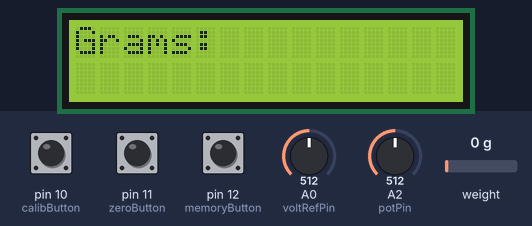
Recording of a program running on a simulated Arduino Pro Mini, built with avr-gcc and run on an emulated ATmega328P. Shown: 16×2 character LCD. The test bench sets the inputs (shaded band); at power-on: pin 10 (calibButton) HIGH, pin 11 (zeroButton) HIGH, pin 12 (memoryButton) HIGH, weight on the scale 0 g, A0 (voltRefPin) = 512, A2 (potPin) = 512.

Above: at 2.6 s.
2.7 s: pin 10 (calibButton) pulled LOW for 3.2 s
At 4.9 s:
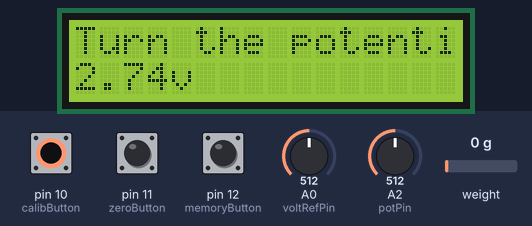
9.2 s: pin 11 (zeroButton) pulled LOW for 0.95 s
At 10.5 s:
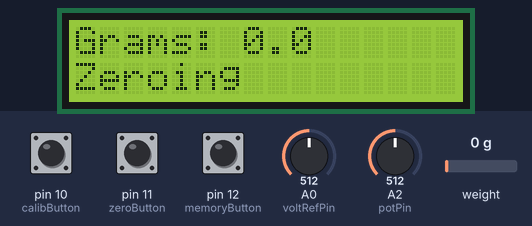
12.3 s: pin 12 (memoryButton) pulled LOW for 0.95 s
At 14.5 s:
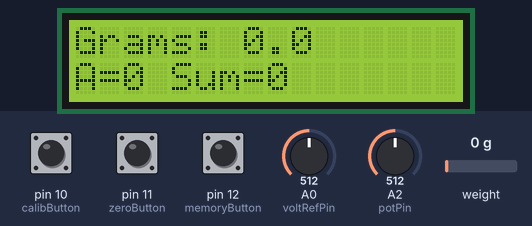
16.3 s: pin 10 (calibButton) pulled LOW for 0.95 s
At 20.1 s:
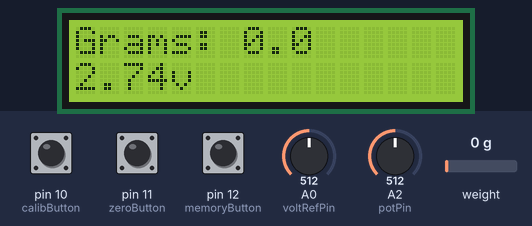
20.4 s: weight on the scale set to 100 g
At 21.1 s:
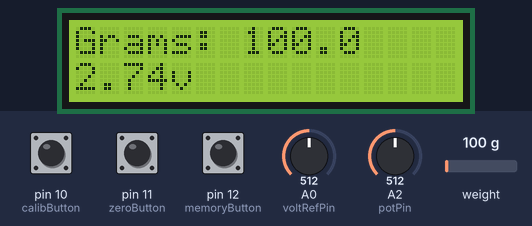
21.9 s: pin 12 (memoryButton) pulled LOW for 0.95 s
At 25.9 s:
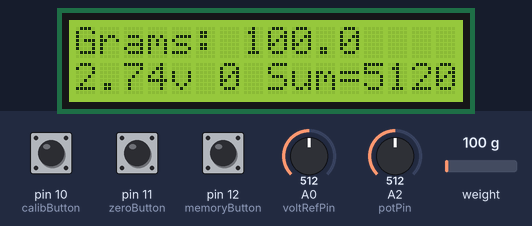
Timing chart, 0 to 27.0 s (numbered marks = the images above; inputs shaded):
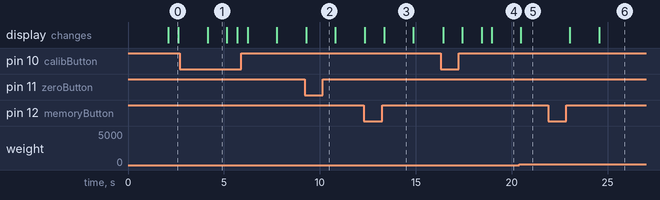

The program:

main.cpp
```cpp
/*
Weight scale by Konstantinos Anastasakis //https://github.com/kon-anast/kan-weight_scale
My blog https://kostislab.blogspot.gr/

See README.md for wiring, building, and calibration instructions.

*/

#include <Arduino.h>
#include <Wire.h>
#include <LiquidCrystal_I2C.h>  //https://bitbucket.org/fmalpartida/new-liquidcrystal/src
#include "HX711.h"  //https://github.com/bogde/HX711
#include "LowPower.h" //http://www.rocketscream.com/blog/2011/07/04/lightweight-low-power-arduino-library/
// #include <Sodaq_DS3231.h>  //RTC Library https://github.com/SodaqMoja/Sodaq_DS3231

// Set the pins on the I2C chip used for LCD connections:
//                    addr, en,rw,rs,d4,d5,d6,d7,bl,blpol
LiquidCrystal_I2C lcd(0x27, 2, 1, 0, 4, 5, 6, 7, 3, POSITIVE);  // For i2c adapter v1
// LiquidCrystal_I2C lcd(0x20, 4, 5, 6, 0, 1, 2, 3, 7, NEGATIVE);  // For i2c adapter v2

const uint8_t dataPin = 7;
const uint8_t clockPin = 6;
HX711 scale(dataPin, clockPin);

const uint8_t potPin = A2;

float calibration_factor = 0;

// HX711 readings are 24-bit values, so they do not fit in an AVR int.
long new_weight = 0;
long old_weight = 0;
long delta = 0;

const uint8_t calibButton = 10;
const uint8_t zeroButton = 11;
const uint8_t memoryButton = 12;

// Voltage Reference pin
const uint8_t voltRefPin = A0;
const float voltMult = 2.35; // Measured ADC reference voltage.
// Voltage divider resistors
const float resistor1 = 10000.0; // R1 resistor connected to GND and A0.
const float resistor2 = 7500.0; // R2 connected to Vcc and A0.

// Sleep
  // const int interval = 32000; // Interval is how long we wait until it goes to sleep
  // unsigned long previousMillis=0; // Tracks the time since last event fired
  // unsigned long currentMillis;

//----Functions----//

void clearLine(uint8_t row) {
  lcd.setCursor(0, row);
  lcd.print("                ");
}

void sleep_code() {
  scale.power_down(); // put the ADC in sleep mode
  lcd.noDisplay();
  lcd.noBacklight(); // turn off backlight

  while (digitalRead(calibButton) == HIGH && digitalRead(zeroButton) == HIGH &&
         digitalRead(memoryButton) == HIGH) {
    LowPower.powerDown(SLEEP_250MS, ADC_OFF, BOD_OFF);
  }

  scale.power_up();
  lcd.display();
  lcd.backlight();
}

void calibration_code() {
  lcd.setCursor(0, 0);
  lcd.print("Turn the potenti");
  lcd.print(" ");
  lcd.print(" ");
  delay(1000);

  while (digitalRead(calibButton) == LOW) {
    calibration_factor = max(1, analogRead(potPin));
    scale.set_scale(calibration_factor);
    lcd.setCursor(0, 0);
    lcd.print("Grams: ");
    lcd.print(scale.get_units(5), 1);
    lcd.print(" ");
    lcd.print(" ");
    lcd.print(" ");
    lcd.print(" ");
    lcd.print(" ");
    lcd.print(" ");
    lcd.setCursor(0, 1);
    lcd.print("CalFactor:");
    lcd.print(calibration_factor);
    lcd.print(" ");
    lcd.print(" ");
    lcd.print(" ");
  }

  clearLine(1);
}

void zero_code() {
  lcd.setCursor(0, 1);
  lcd.print("Zeroing");
  lcd.print(" ");
  lcd.print(" ");
  lcd.print(" ");
  lcd.print(" ");
  lcd.print(" ");
  lcd.print(" ");
  lcd.print(" ");
  lcd.print(" ");
  lcd.print(" ");
  scale.tare();
  delay(500);
  clearLine(1);
}

void memory_code() {
  long memoryvalue = scale.read_average();
  delay(10);
  lcd.setCursor(0, 1);
  lcd.print("A=");
  lcd.print(memoryvalue);
  lcd.print(" ");
  lcd.print("Sum=");
  lcd.print(memoryvalue);
  lcd.print(" ");
  lcd.print(" ");
}
// End function

void vref_code() {

  // Convert resistor values to division value.
  //  voltage divider equation: R2 / (R1 + R2)
  const float denominator = resistor2 / (resistor1 + resistor2);

  // Obtain RAW voltage data.
  float voltage = analogRead(voltRefPin);
  // Convert to actual voltage using the measured ADC reference.
  voltage = (voltage / 1024) * voltMult;
  //Convert to voltage before divider
  //  Divide by divider = multiply
  //  Divide by 1/5 = multiply by 5
  voltage = voltage / denominator;

  //Output to serial & LCD
  //  Serial.print("Volts: ");
  //  Serial.println(voltage);
  //  delay(500);  //Delay to make serial out readable

	lcd.setCursor(0, 1);
  lcd.print(voltage);
	lcd.print("v ");

} // void vref_code close

void setup() {
  // Serial.begin(9600);

  pinMode(0, INPUT_PULLUP);
  pinMode(1, INPUT_PULLUP);
  pinMode(2, INPUT_PULLUP);
  pinMode(3, INPUT_PULLUP);
  pinMode(4, INPUT_PULLUP);
  pinMode(5, INPUT_PULLUP);
  // pinMode(6, OUTPUT);
  // pinMode(7, INPUT_PULLUP);
  pinMode(8, INPUT_PULLUP);
  pinMode(9, INPUT_PULLUP);
  // pinMode(10, INPUT_PULLUP);
  // pinMode(11, INPUT_PULLUP);
  // pinMode(12, INPUT_PULLUP);
  // pinMode(13, INPUT_PULLUP); //this powers the led that is connected on pin13
  pinMode(14, INPUT_PULLUP); //A0 *Analog pins
  pinMode(15, INPUT_PULLUP); //A1
  // pinMode(16, INPUT_PULLUP); //A2
  pinMode(17, INPUT_PULLUP); //A3
  pinMode(18, INPUT_PULLUP); //A4
  pinMode(19, INPUT_PULLUP); //A5
  pinMode(20, INPUT_PULLUP); //A6
  pinMode(21, INPUT_PULLUP); //A7

  pinMode(calibButton, INPUT_PULLUP);
  pinMode(zeroButton, INPUT_PULLUP);
  pinMode(memoryButton, INPUT_PULLUP);
  // Keep in mind the pull-up means the pushbutton's logic is inverted. It goes
  // HIGH when it's open, and LOW when it's pressed.

  // set up for batt voltage measurement
  // REFS1 REFS0          --> 0 1, AVcc internal ref. -Selects AVcc external reference
  // MUX3 MUX2 MUX1 MUX0  --> 1110 1.1V (VBG)         -Selects channel 14, bandgap voltage, to measure
  // ADMUX = (0<<REFS1) | (1<<REFS0) | (0<<ADLAR) | (1<<MUX3) | (1<<MUX2) | (1<<MUX1) | (0<<MUX0);
  // delay(50);  // Let mux settle a little to get a more stable A/D conversion

	// vRef.begin();	// Start Voltage Reference

  // set up the LCD's number of columns and rows:
  lcd.begin(16, 2);
  lcd.display();
  lcd.backlight();
  // lcd.clear();  //Clear the lcd

  scale.power_up();
  delay(10);
  scale.set_scale();
  delay(10);
  scale.tare();  //Reset the scale to 0

// Serial print for debaging
//   Serial.println("HX711 calibration sketch");
//   Serial.println("Remove all weight from scale");
//   Serial.println("After readings begin, place known weight on scale");
//   Serial.println("Turn the potentiometer in inverse proportion of the measurements");
}

void loop() {
  new_weight = scale.read_average();
  delta = new_weight - old_weight;
  calibration_factor = max(1, analogRead(potPin)); // Avoid division by zero.
  scale.set_scale(calibration_factor); //Adjust to this calibration factor
  lcd.setCursor(0, 0);
  lcd.print("Grams: ");
  lcd.print(scale.get_units(5), 1);
  lcd.print(" ");
  lcd.print(" ");
  lcd.print(" ");
  lcd.print(" ");
  lcd.print(" ");
  lcd.print(" ");
  // lcd.setCursor(0, 1);

	vref_code();

  if (digitalRead(calibButton) == LOW) {calibration_code();}
  if (digitalRead(zeroButton) == LOW) {zero_code();}
  if (digitalRead(memoryButton) == LOW) {memory_code();}

// Send the scale to sleep based on how much time has passed
  // Get snapshot of time
  // unsigned long currentMillis = millis();
  // if ((unsigned long)(currentMillis - previousMillis) >= interval) {
  //    sleep_code(); // Go for sleep if it is more then interval, will be chaged if use Soft power system
  //    // Use the snapshot to set track time until next event
  //    previousMillis = currentMillis;
  // }
// Send the scale to sleep be counting the loops,
  // if (delta < 10000) {count++;} else {count = 0;}
  // if (count > maxnum) {sleep_code();}

// Serial print for debaging
//   Serial.print("calibration_factor: ");
//   Serial.println(calibration_factor);
//   Serial.print("Reading: ");
//   delay(100);
//   Serial.print(scale.get_units(5), 1);
//   Serial.println(" grams");
//   long zero_factor = scale.read_average(); //Get a baseline reading
//   Serial.print("Zero factor: "); //This can be used to remove the need to
//    //tare the scale. Useful in permanent scale projects.
//   Serial.println(zero_factor);
//   Serial.print("delta");
//   Serial.println(delta);
//   Serial.print("new_weight");
//   Serial.println(new_weight);
//   Serial.print("old_weight");
//   Serial.println(old_weight);
//   Serial.print("count");
//   Serial.println(count);

  old_weight = new_weight; // Update the old readings
}
```

Measured:
- after the input at 2.7 s, the display: changes after 1.4 s (image 1)
- after the input at 9.2 s, the display: changes after 0.10 s (image 2)
- after the input at 12.3 s, the display: first differs from a run without the input after 1.1 s (image 3)
- after the input at 16.3 s, the display: first changes after 0.12 s (image 4 shows a later state)
- after the input at 20.4 s, the display: changes after 0.08 s (image 5)
- after the input at 21.9 s, the display: first changes after 1.1 s (image 6 shows a later state)
- what the display in image 0 shows lasts 0.5 s, from 2.1 s to 2.6 s
